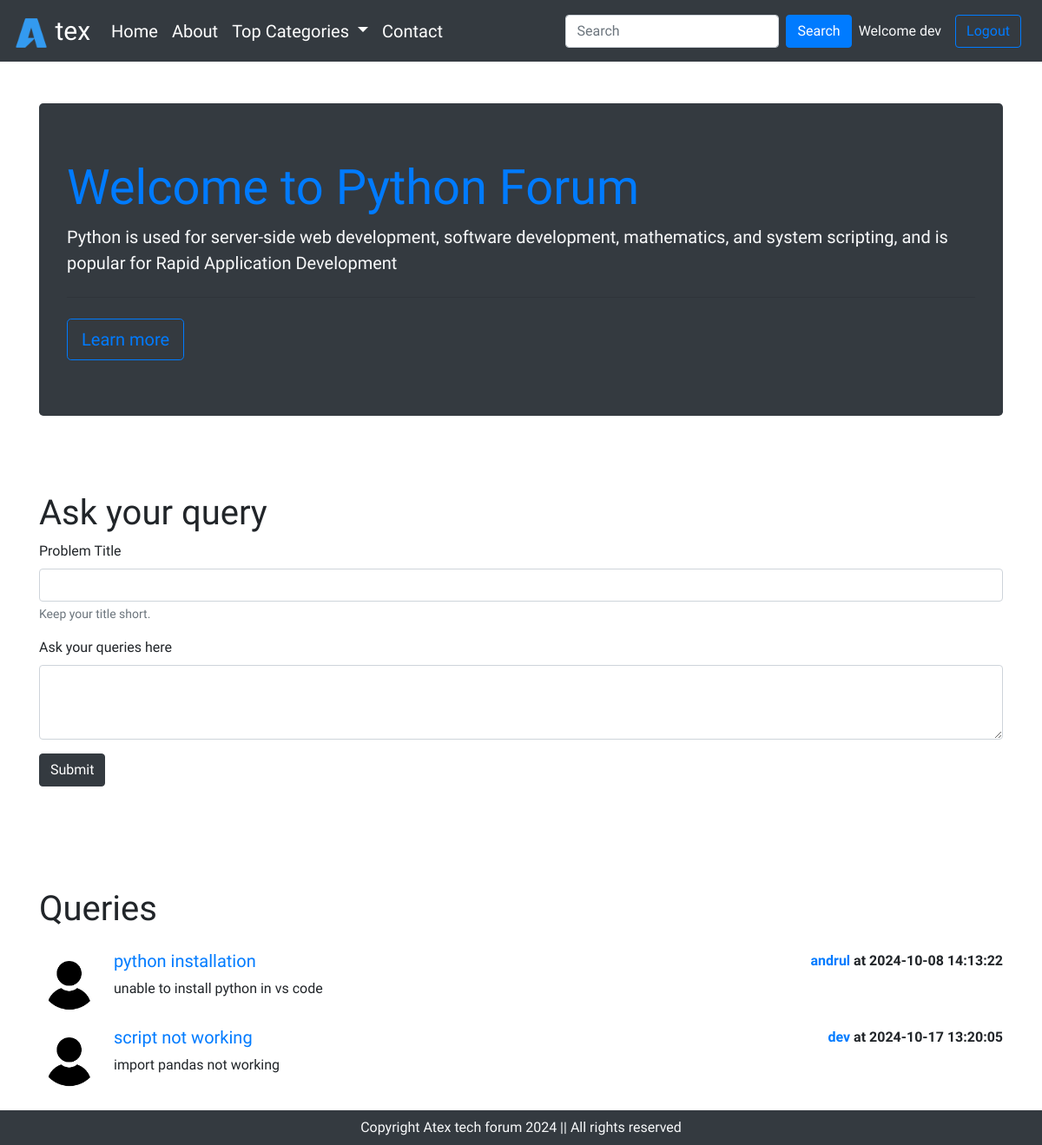
The page /threads.php?catid=1 (signed in) on the database its author committed.
### tables this page shows
CREATE TABLE `categories` (
  `id` int(10) NOT NULL,
  `name` varchar(255) NOT NULL,
  `description` varchar(255) NOT NULL,
  `created` datetime NOT NULL DEFAULT current_timestamp()
);

CREATE TABLE `threads` (
  `sno` int(11) NOT NULL,
  `thread_id` int(7) NOT NULL,
  `thread_title` varchar(255) NOT NULL,
  `thread_description` text NOT NULL,
  `thread_cat_id` int(7) NOT NULL,
  `thread_user_id` int(7) NOT NULL,
  `dt` datetime NOT NULL DEFAULT current_timestamp()
);

CREATE TABLE `users` (
  `sno` int(8) NOT NULL,
  `user_email` varchar(30) NOT NULL,
  `user_pass` varchar(255) NOT NULL,
  `dt` datetime NOT NULL DEFAULT current_timestamp()
);

### threads.php (the view, shortened to what this page needs)
<!doctype html>
<html lang="en">
<head>
    <link rel="stylesheet" href="https://cdn.jsdelivr.net/npm/bootstrap@4.6.2/dist/css/bootstrap.min.css"
>
        <link rel="stylesheet" href="style.css">
</head>
<body>
    <?php include './Partials/_dbconnect.php'; ?>
    <?php include './Partials/_header.php'; ?>
    <?php
        $id = $_GET['catid'];
        $sql = "SELECT * FROM `categories` WHERE id='$id' ";
        $result = mysqli_query($conn,$sql);
        while($row = mysqli_fetch_assoc($result)){
          $cname = $row['name'];
          $cdesc = $row['description'];
        }
    ?>
    <div class="container my-5"  id="ques">
        <div class="jumbotron bg-dark text-light">
            <h1 class="display-4 text-primary"><b>Welcome to <?php echo $cname; ?> Forum</b></h1>
            <p class="lead"><?php echo $cdesc; ?></p>
            <hr class="my-4">
            <a class="btn btn-dark btn-outline-primary btn-lg" href="#" role="button">Learn more</a>
        </div>
    </div>
    <?php
        if(isset($_SESSION['loggedin']) && $_SESSION['loggedin'] == true){
            echo '
            <div class="container my-5" id="ques">
                <h1>Ask your query</h1>
                <form action=" '.$_SERVER['REQUEST_URI'].'" method="post" >
                    <div class="form-group">
                        <label for="exampleInputEmail1">Problem Title</label>
                        <input type="text" class="form-control" id="title"  name="title" aria-describedby="emailHelp">
                        <small id="emailHelp" class="form-text text-muted">Keep your title short.</small>
                    </div>
                    <input type="hidden" name="sno" value=" '.$_SESSION['sno'].' ">
                    <div class="form-group">
                        <label for="exampleFormControlTextarea1">Ask your queries here </label>
                        <textarea class="form-control" id="desc" name="desc" rows="3"></textarea>
                    </div>
                    <button type="submit" class="btn btn-dark">Submit</button>
                </form>
           </div>';
        }
    ?>
    <div class="container my-4 mb-0">
        <h1 class="py-2">Queries</h1>
        <?php
            $id = $_GET['catid'];
            $sql = "SELECT * FROM `threads` WHERE thread_cat_id = $id ";
            $result = mysqli_query($conn,$sql);
            while($row = mysqli_fetch_assoc($result)){
                $id = $row['thread_id'];
                $title = $row['thread_title'];
                $desc = $row['thread_description'];
                $thread_time = $row['dt'];
                $user_id = $row['thread_user_id'];
                $sql2 = "SELECT user_email FROM `users` WHERE sno='$user_id' ";
                $result2 = mysqli_query($conn,$sql2);
                $row2 = mysqli_fetch_assoc($result2);
                echo '
                <div class="media my-3">
                    <img src="./Img/user.jpg" width="70px" class=" mr-3" alt="...">
                    <div class="media-body">'.'
                        <h5 class="mt-0 text-primary">
                            <a class="text-primary text-decoration-none" href="./thread.php?threadid='.$id.' ">'.$title.'</a>
                        </h5>
                        <p>'.$desc.'</p>
                    </div>
                    <p class="font-weight-bold my-0">
                        <span class="text-primary">'.$row2['user_email'].'</span>
                        at '.$thread_time.'
                    </p>'.'
                </div>';
               }
        ?>
    </div>
    <?php include './Partials/_footer.php'; ?>
</body>
</html>

### style.css (style rules this page uses)
body { font-family: "Ubuntu Condensed", sans-serif; }

### threads.php (style rules this page uses)
#ques { min-height: 400px; }

### rows shown on the page
categories: name "Python", description "Python is used for server-side web development, software development, mathematics, and system scripting, and is popular for Rapid Application Development"
threads: thread_title "python installation", thread_description "unable to install python in vs code", users.user_email "andrul", dt "2024-10-08 14:13:22"
threads: thread_title "script not working", thread_description "import pandas not working", users.user_email "dev", dt "2024-10-17 13:20:05"

### other values the page prints
$_SESSION['useremail'] "dev"
